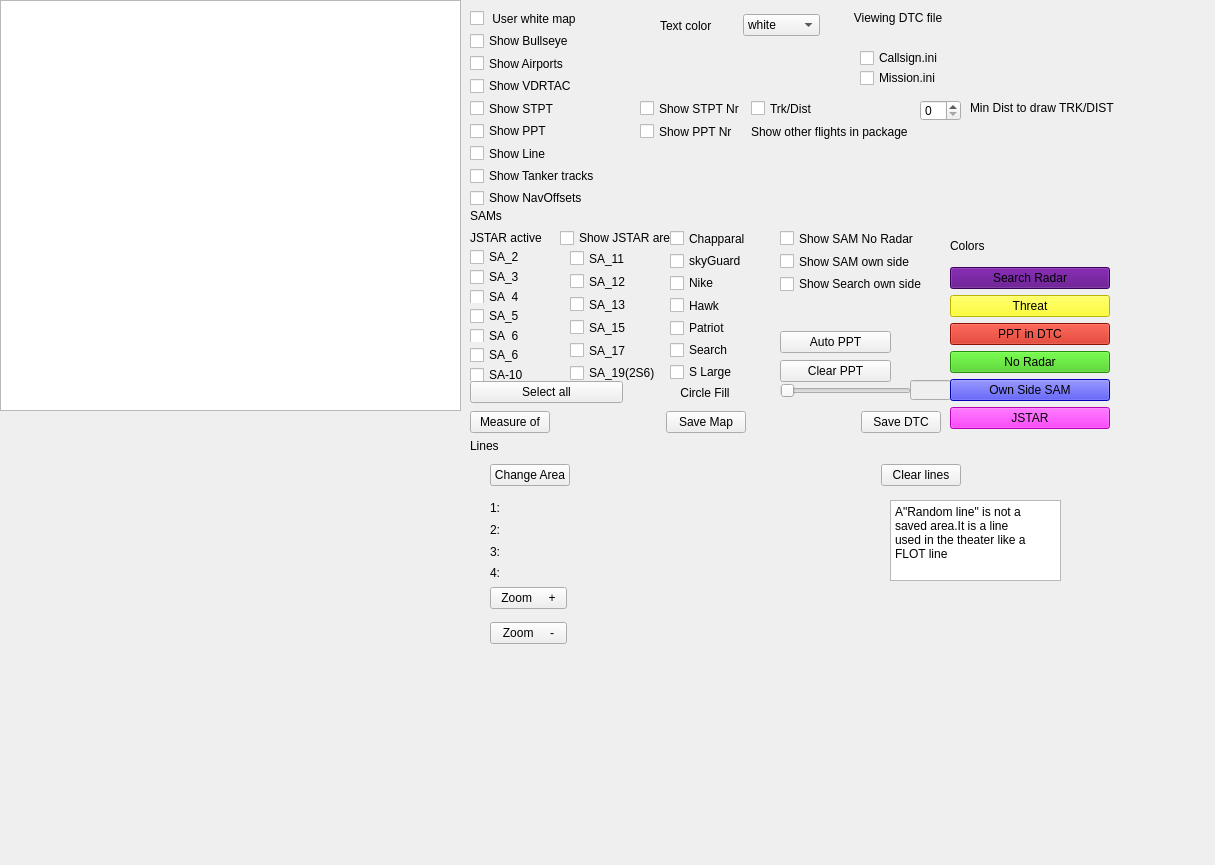
<?xml version="1.0" encoding="UTF-8"?>
<ui version="4.0">
 <class>CMP_Map</class>
 <widget class="QWidget" name="CMP_Map">
  <property name="geometry">
   <rect>
    <x>0</x>
    <y>0</y>
    <width>1215</width>
    <height>865</height>
   </rect>
  </property>
  <property name="windowTitle">
   <string>Form</string>
  </property>
  <widget class="QCheckBox" name="checkBox_5">
   <property name="geometry">
    <rect>
     <x>860</x>
     <y>70</y>
     <width>91</width>
     <height>16</height>
    </rect>
   </property>
   <property name="text">
    <string>Mission.ini</string>
   </property>
  </widget>
  <widget class="QWidget" name="verticalLayoutWidget_9">
   <property name="geometry">
    <rect>
     <x>490</x>
     <y>580</y>
     <width>77</width>
     <height>71</height>
    </rect>
   </property>
   <layout class="QVBoxLayout" name="verticalLayout_11">
    <item>
     <widget class="QPushButton" name="pushButton_17">
      <property name="text">
       <string>Zoom     +</string>
      </property>
     </widget>
    </item>
    <item>
     <widget class="QPushButton" name="pushButton_18">
      <property name="text">
       <string>Zoom     -</string>
      </property>
     </widget>
    </item>
   </layout>
  </widget>
  <widget class="QWidget" name="horizontalLayoutWidget_3">
   <property name="geometry">
    <rect>
     <x>470</x>
     <y>410</y>
     <width>471</width>
     <height>35</height>
    </rect>
   </property>
   <layout class="QHBoxLayout" name="horizontalLayout_5">
    <property name="leftMargin">
     <number>0</number>
    </property>
    <property name="rightMargin">
     <number>0</number>
    </property>
    <property name="bottomMargin">
     <number>11</number>
    </property>
    <item>
     <widget class="QPushButton" name="pushButton_19">
      <property name="text">
       <string>Measure of</string>
      </property>
     </widget>
    </item>
    <item>
     <spacer name="horizontalSpacer_4">
      <property name="orientation">
       <enum>Qt::Horizontal</enum>
      </property>
      <property name="sizeHint" stdset="0">
       <size>
        <width>40</width>
        <height>20</height>
       </size>
      </property>
     </spacer>
    </item>
    <item>
     <widget class="QPushButton" name="pushButton_20">
      <property name="text">
       <string>Save Map</string>
      </property>
     </widget>
    </item>
    <item>
     <spacer name="horizontalSpacer_5">
      <property name="orientation">
       <enum>Qt::Horizontal</enum>
      </property>
      <property name="sizeHint" stdset="0">
       <size>
        <width>40</width>
        <height>20</height>
       </size>
      </property>
     </spacer>
    </item>
    <item>
     <widget class="QPushButton" name="pushButton_21">
      <property name="text">
       <string>Save DTC</string>
      </property>
     </widget>
    </item>
   </layout>
  </widget>
  <widget class="QWidget" name="verticalLayoutWidget_6">
   <property name="geometry">
    <rect>
     <x>780</x>
     <y>330</y>
     <width>111</width>
     <height>54</height>
    </rect>
   </property>
   <layout class="QVBoxLayout" name="verticalLayout_12">
    <item>
     <widget class="QPushButton" name="pushButton_22">
      <property name="text">
       <string>Auto PPT</string>
      </property>
     </widget>
    </item>
    <item>
     <widget class="QPushButton" name="pushButton_23">
      <property name="text">
       <string>Clear PPT</string>
      </property>
     </widget>
    </item>
   </layout>
  </widget>
  <widget class="QLabel" name="label_6">
   <property name="geometry">
    <rect>
     <x>470</x>
     <y>230</y>
     <width>81</width>
     <height>16</height>
    </rect>
   </property>
   <property name="text">
    <string>JSTAR active</string>
   </property>
  </widget>
  <widget class="QTextEdit" name="textEdit_3">
   <property name="geometry">
    <rect>
     <x>890</x>
     <y>500</y>
     <width>171</width>
     <height>81</height>
    </rect>
   </property>
   <property name="html">
    <string>&lt;!DOCTYPE HTML PUBLIC &quot;-//W3C//DTD HTML 4.0//EN&quot; &quot;http://www.w3.org/TR/REC-html40/strict.dtd&quot;&gt;
&lt;html&gt;&lt;head&gt;&lt;meta name=&quot;qrichtext&quot; content=&quot;1&quot; /&gt;&lt;style type=&quot;text/css&quot;&gt;
p, li { white-space: pre-wrap; }
&lt;/style&gt;&lt;/head&gt;&lt;body style=&quot; font-family:'SimSun'; font-size:9pt; font-weight:400; font-style:normal;&quot;&gt;
&lt;p style=&quot; margin-top:0px; margin-bottom:0px; margin-left:0px; margin-right:0px; -qt-block-indent:0; text-indent:0px;&quot;&gt;A&amp;quot;Random line&amp;quot; is not a&lt;/p&gt;
&lt;p style=&quot; margin-top:0px; margin-bottom:0px; margin-left:0px; margin-right:0px; -qt-block-indent:0; text-indent:0px;&quot;&gt;saved area.It is a line&lt;/p&gt;
&lt;p style=&quot; margin-top:0px; margin-bottom:0px; margin-left:0px; margin-right:0px; -qt-block-indent:0; text-indent:0px;&quot;&gt;used in the theater like a&lt;/p&gt;
&lt;p style=&quot; margin-top:0px; margin-bottom:0px; margin-left:0px; margin-right:0px; -qt-block-indent:0; text-indent:0px;&quot;&gt;FLOT line&lt;/p&gt;&lt;/body&gt;&lt;/html&gt;</string>
   </property>
  </widget>
  <widget class="QLabel" name="label_2">
   <property name="geometry">
    <rect>
     <x>850</x>
     <y>10</y>
     <width>96</width>
     <height>16</height>
    </rect>
   </property>
   <property name="styleSheet">
    <string notr="true">font: 75 14pt &quot;Agency FB&quot;;</string>
   </property>
   <property name="text">
    <string>Viewing DTC file</string>
   </property>
   <property name="alignment">
    <set>Qt::AlignCenter</set>
   </property>
  </widget>
  <widget class="QCheckBox" name="checkBox_6">
   <property name="geometry">
    <rect>
     <x>860</x>
     <y>50</y>
     <width>101</width>
     <height>16</height>
    </rect>
   </property>
   <property name="text">
    <string>Callsign.ini</string>
   </property>
  </widget>
  <widget class="QWidget" name="verticalLayoutWidget">
   <property name="geometry">
    <rect>
     <x>470</x>
     <y>10</y>
     <width>161</width>
     <height>84</height>
    </rect>
   </property>
   <layout class="QVBoxLayout" name="verticalLayout_13">
    <item>
     <widget class="QCheckBox" name="checkBox_27">
      <property name="text">
       <string> User white map</string>
      </property>
     </widget>
    </item>
    <item>
     <widget class="QCheckBox" name="checkBox_39">
      <property name="text">
       <string>Show Bullseye</string>
      </property>
     </widget>
    </item>
    <item>
     <widget class="QCheckBox" name="checkBox_40">
      <property name="text">
       <string>Show Airports</string>
      </property>
     </widget>
    </item>
    <item>
     <widget class="QCheckBox" name="checkBox_41">
      <property name="text">
       <string>Show VDRTAC</string>
      </property>
     </widget>
    </item>
   </layout>
  </widget>
  <widget class="QWidget" name="horizontalLayoutWidget_2">
   <property name="geometry">
    <rect>
     <x>640</x>
     <y>100</y>
     <width>277</width>
     <height>40</height>
    </rect>
   </property>
   <layout class="QGridLayout" name="gridLayout_2">
    <item row="0" column="0">
     <widget class="QCheckBox" name="checkBox_42">
      <property name="text">
       <string>Show STPT Nr</string>
      </property>
     </widget>
    </item>
    <item row="0" column="1">
     <widget class="QCheckBox" name="checkBox_43">
      <property name="text">
       <string>Trk/Dist</string>
      </property>
     </widget>
    </item>
    <item row="1" column="0">
     <widget class="QCheckBox" name="checkBox_44">
      <property name="text">
       <string>Show PPT Nr</string>
      </property>
     </widget>
    </item>
    <item row="1" column="1" colspan="2">
     <widget class="QLabel" name="label_4">
      <property name="text">
       <string>Show other flights in package</string>
      </property>
     </widget>
    </item>
   </layout>
  </widget>
  <widget class="QWidget" name="layoutWidget">
   <property name="geometry">
    <rect>
     <x>470</x>
     <y>380</y>
     <width>311</width>
     <height>25</height>
    </rect>
   </property>
   <layout class="QHBoxLayout" name="horizontalLayout_6">
    <item>
     <widget class="QPushButton" name="pushButton_24">
      <property name="text">
       <string>Select all</string>
      </property>
     </widget>
    </item>
    <item>
     <widget class="QLabel" name="label_9">
      <property name="text">
       <string>Circle Fill</string>
      </property>
      <property name="alignment">
       <set>Qt::AlignCenter</set>
      </property>
     </widget>
    </item>
   </layout>
  </widget>
  <widget class="QTextEdit" name="textEdit">
   <property name="geometry">
    <rect>
     <x>0</x>
     <y>0</y>
     <width>461</width>
     <height>411</height>
    </rect>
   </property>
   <property name="styleSheet">
    <string notr="true">background:url(:/img/map.jpg)</string>
   </property>
   <property name="textInteractionFlags">
    <set>Qt::TextSelectableByKeyboard|Qt::TextSelectableByMouse</set>
   </property>
  </widget>
  <widget class="QWidget" name="verticalLayoutWidget_8">
   <property name="geometry">
    <rect>
     <x>490</x>
     <y>500</y>
     <width>160</width>
     <height>81</height>
    </rect>
   </property>
   <layout class="QVBoxLayout" name="verticalLayout_14">
    <item>
     <widget class="QLabel" name="label_14">
      <property name="text">
       <string>1:</string>
      </property>
     </widget>
    </item>
    <item>
     <widget class="QLabel" name="label_15">
      <property name="text">
       <string>2:</string>
      </property>
     </widget>
    </item>
    <item>
     <widget class="QLabel" name="label_16">
      <property name="text">
       <string>3:</string>
      </property>
     </widget>
    </item>
    <item>
     <widget class="QLabel" name="label_17">
      <property name="text">
       <string>4:</string>
      </property>
     </widget>
    </item>
   </layout>
  </widget>
  <widget class="QWidget" name="verticalLayoutWidget_3">
   <property name="geometry">
    <rect>
     <x>470</x>
     <y>250</y>
     <width>101</width>
     <height>131</height>
    </rect>
   </property>
   <layout class="QVBoxLayout" name="verticalLayout_15">
    <item>
     <widget class="QCheckBox" name="checkBox_45">
      <property name="text">
       <string>SA_2</string>
      </property>
     </widget>
    </item>
    <item>
     <widget class="QCheckBox" name="checkBox_46">
      <property name="text">
       <string>SA_3</string>
      </property>
     </widget>
    </item>
    <item>
     <widget class="QCheckBox" name="checkBox_47">
      <property name="text">
       <string>SA_4</string>
      </property>
     </widget>
    </item>
    <item>
     <widget class="QCheckBox" name="checkBox_48">
      <property name="text">
       <string>SA_5</string>
      </property>
     </widget>
    </item>
    <item>
     <widget class="QCheckBox" name="checkBox_49">
      <property name="text">
       <string>SA_6</string>
      </property>
     </widget>
    </item>
    <item>
     <widget class="QCheckBox" name="checkBox_50">
      <property name="text">
       <string>SA_6</string>
      </property>
     </widget>
    </item>
    <item>
     <widget class="QCheckBox" name="checkBox_51">
      <property name="text">
       <string>SA-10</string>
      </property>
     </widget>
    </item>
   </layout>
  </widget>
  <widget class="QCheckBox" name="checkBox_52">
   <property name="geometry">
    <rect>
     <x>560</x>
     <y>230</y>
     <width>121</width>
     <height>16</height>
    </rect>
   </property>
   <property name="text">
    <string>Show JSTAR area</string>
   </property>
  </widget>
  <widget class="QLabel" name="label_5">
   <property name="geometry">
    <rect>
     <x>470</x>
     <y>210</y>
     <width>54</width>
     <height>12</height>
    </rect>
   </property>
   <property name="text">
    <string>SAMs</string>
   </property>
  </widget>
  <widget class="QWidget" name="verticalLayoutWidget_4">
   <property name="geometry">
    <rect>
     <x>570</x>
     <y>250</y>
     <width>101</width>
     <height>131</height>
    </rect>
   </property>
   <layout class="QVBoxLayout" name="verticalLayout_16">
    <item>
     <widget class="QCheckBox" name="checkBox_53">
      <property name="text">
       <string>SA_11</string>
      </property>
     </widget>
    </item>
    <item>
     <widget class="QCheckBox" name="checkBox_54">
      <property name="text">
       <string>SA_12</string>
      </property>
     </widget>
    </item>
    <item>
     <widget class="QCheckBox" name="checkBox_55">
      <property name="text">
       <string>SA_13</string>
      </property>
     </widget>
    </item>
    <item>
     <widget class="QCheckBox" name="checkBox_56">
      <property name="text">
       <string>SA_15</string>
      </property>
     </widget>
    </item>
    <item>
     <widget class="QCheckBox" name="checkBox_57">
      <property name="text">
       <string>SA_17</string>
      </property>
     </widget>
    </item>
    <item>
     <widget class="QCheckBox" name="checkBox_58">
      <property name="text">
       <string>SA_19(2S6)</string>
      </property>
     </widget>
    </item>
   </layout>
  </widget>
  <widget class="QWidget" name="horizontalLayoutWidget_4">
   <property name="geometry">
    <rect>
     <x>490</x>
     <y>460</y>
     <width>471</width>
     <height>41</height>
    </rect>
   </property>
   <layout class="QHBoxLayout" name="horizontalLayout_7">
    <property name="leftMargin">
     <number>0</number>
    </property>
    <property name="rightMargin">
     <number>0</number>
    </property>
    <property name="bottomMargin">
     <number>11</number>
    </property>
    <item>
     <widget class="QPushButton" name="pushButton_25">
      <property name="text">
       <string>Change Area</string>
      </property>
     </widget>
    </item>
    <item>
     <spacer name="horizontalSpacer_6">
      <property name="orientation">
       <enum>Qt::Horizontal</enum>
      </property>
      <property name="sizeHint" stdset="0">
       <size>
        <width>40</width>
        <height>20</height>
       </size>
      </property>
     </spacer>
    </item>
    <item>
     <widget class="QPushButton" name="pushButton_26">
      <property name="text">
       <string>Clear lines</string>
      </property>
     </widget>
    </item>
   </layout>
  </widget>
  <widget class="QWidget" name="verticalLayoutWidget_5">
   <property name="geometry">
    <rect>
     <x>780</x>
     <y>230</y>
     <width>160</width>
     <height>62</height>
    </rect>
   </property>
   <layout class="QVBoxLayout" name="verticalLayout_17">
    <item>
     <widget class="QCheckBox" name="checkBox_59">
      <property name="text">
       <string>Show SAM No Radar</string>
      </property>
     </widget>
    </item>
    <item>
     <widget class="QCheckBox" name="checkBox_60">
      <property name="text">
       <string>Show SAM own side</string>
      </property>
     </widget>
    </item>
    <item>
     <widget class="QCheckBox" name="checkBox_61">
      <property name="text">
       <string>Show Search own side</string>
      </property>
     </widget>
    </item>
   </layout>
  </widget>
  <widget class="QLineEdit" name="lineEdit_3">
   <property name="enabled">
    <bool>false</bool>
   </property>
   <property name="geometry">
    <rect>
     <x>910</x>
     <y>380</y>
     <width>41</width>
     <height>20</height>
    </rect>
   </property>
   <property name="sizePolicy">
    <sizepolicy hsizetype="Minimum" vsizetype="Fixed">
     <horstretch>0</horstretch>
     <verstretch>0</verstretch>
    </sizepolicy>
   </property>
  </widget>
  <widget class="QWidget" name="verticalLayoutWidget_2">
   <property name="geometry">
    <rect>
     <x>470</x>
     <y>100</y>
     <width>161</width>
     <height>106</height>
    </rect>
   </property>
   <layout class="QVBoxLayout" name="verticalLayout_18">
    <item>
     <widget class="QCheckBox" name="checkBox_62">
      <property name="text">
       <string>Show STPT</string>
      </property>
     </widget>
    </item>
    <item>
     <widget class="QCheckBox" name="checkBox_63">
      <property name="text">
       <string>Show PPT</string>
      </property>
     </widget>
    </item>
    <item>
     <widget class="QCheckBox" name="checkBox_64">
      <property name="text">
       <string>Show Line</string>
      </property>
     </widget>
    </item>
    <item>
     <widget class="QCheckBox" name="checkBox_65">
      <property name="text">
       <string>Show Tanker tracks</string>
      </property>
     </widget>
    </item>
    <item>
     <widget class="QCheckBox" name="checkBox_66">
      <property name="text">
       <string>Show NavOffsets</string>
      </property>
     </widget>
    </item>
   </layout>
  </widget>
  <widget class="QWidget" name="verticalLayoutWidget_7">
   <property name="geometry">
    <rect>
     <x>950</x>
     <y>230</y>
     <width>160</width>
     <height>199</height>
    </rect>
   </property>
   <layout class="QVBoxLayout" name="verticalLayout_19">
    <item>
     <widget class="QLabel" name="label_18">
      <property name="styleSheet">
       <string notr="true">font: 16pt &quot;Niagara Engraved&quot;;</string>
      </property>
      <property name="text">
       <string>Colors</string>
      </property>
     </widget>
    </item>
    <item>
     <widget class="QPushButton" name="pushButton_27">
      <property name="styleSheet">
       <string notr="true">background-color:rgb(85, 0, 127);
</string>
      </property>
      <property name="text">
       <string>Search Radar</string>
      </property>
     </widget>
    </item>
    <item>
     <widget class="QPushButton" name="pushButton_28">
      <property name="styleSheet">
       <string notr="true">background:rgb(255, 255, 0)</string>
      </property>
      <property name="text">
       <string>Threat</string>
      </property>
     </widget>
    </item>
    <item>
     <widget class="QPushButton" name="pushButton_29">
      <property name="styleSheet">
       <string notr="true">background:rgb(200, 24, 8)</string>
      </property>
      <property name="text">
       <string>PPT in DTC</string>
      </property>
     </widget>
    </item>
    <item>
     <widget class="QPushButton" name="pushButton_30">
      <property name="styleSheet">
       <string notr="true">background:rgb(53, 200, 12)</string>
      </property>
      <property name="text">
       <string>No Radar</string>
      </property>
     </widget>
    </item>
    <item>
     <widget class="QPushButton" name="pushButton_31">
      <property name="styleSheet">
       <string notr="true">background:rgb(0, 0, 255)</string>
      </property>
      <property name="text">
       <string>Own Side SAM</string>
      </property>
     </widget>
    </item>
    <item>
     <widget class="QPushButton" name="pushButton_32">
      <property name="styleSheet">
       <string notr="true">background:rgb(255, 0, 255)</string>
      </property>
      <property name="text">
       <string>JSTAR</string>
      </property>
     </widget>
    </item>
   </layout>
  </widget>
  <widget class="QSpinBox" name="spinBox">
   <property name="geometry">
    <rect>
     <x>920</x>
     <y>100</y>
     <width>41</width>
     <height>21</height>
    </rect>
   </property>
  </widget>
  <widget class="QSlider" name="horizontalSlider">
   <property name="geometry">
    <rect>
     <x>780</x>
     <y>380</y>
     <width>131</width>
     <height>22</height>
    </rect>
   </property>
   <property name="orientation">
    <enum>Qt::Horizontal</enum>
   </property>
  </widget>
  <widget class="QLabel" name="label_19">
   <property name="geometry">
    <rect>
     <x>970</x>
     <y>100</y>
     <width>161</width>
     <height>16</height>
    </rect>
   </property>
   <property name="text">
    <string>Min Dist to draw TRK/DIST</string>
   </property>
  </widget>
  <widget class="QWidget" name="verticalLayoutWidget_10">
   <property name="geometry">
    <rect>
     <x>670</x>
     <y>230</y>
     <width>111</width>
     <height>150</height>
    </rect>
   </property>
   <layout class="QVBoxLayout" name="verticalLayout_20">
    <item>
     <widget class="QCheckBox" name="checkBox_67">
      <property name="text">
       <string>Chapparal</string>
      </property>
     </widget>
    </item>
    <item>
     <widget class="QCheckBox" name="checkBox_68">
      <property name="text">
       <string>skyGuard</string>
      </property>
     </widget>
    </item>
    <item>
     <widget class="QCheckBox" name="checkBox_69">
      <property name="text">
       <string>Nike</string>
      </property>
     </widget>
    </item>
    <item>
     <widget class="QCheckBox" name="checkBox_70">
      <property name="text">
       <string>Hawk</string>
      </property>
     </widget>
    </item>
    <item>
     <widget class="QCheckBox" name="checkBox_71">
      <property name="text">
       <string>Patriot</string>
      </property>
     </widget>
    </item>
    <item>
     <widget class="QCheckBox" name="checkBox_72">
      <property name="text">
       <string>Search</string>
      </property>
     </widget>
    </item>
    <item>
     <widget class="QCheckBox" name="checkBox_73">
      <property name="text">
       <string>S Large</string>
      </property>
     </widget>
    </item>
   </layout>
  </widget>
  <widget class="QLabel" name="label_20">
   <property name="geometry">
    <rect>
     <x>470</x>
     <y>440</y>
     <width>54</width>
     <height>12</height>
    </rect>
   </property>
   <property name="text">
    <string>Lines</string>
   </property>
  </widget>
  <widget class="QWidget" name="horizontalLayoutWidget">
   <property name="geometry">
    <rect>
     <x>660</x>
     <y>10</y>
     <width>160</width>
     <height>31</height>
    </rect>
   </property>
   <layout class="QHBoxLayout" name="horizontalLayout_8">
    <item>
     <widget class="QLabel" name="label_21">
      <property name="text">
       <string>Text color</string>
      </property>
     </widget>
    </item>
    <item>
     <widget class="QComboBox" name="comboBox_2">
      <item>
       <property name="text">
        <string>white</string>
       </property>
      </item>
     </widget>
    </item>
   </layout>
  </widget>
 </widget>
 <resources/>
 <connections/>
</ui>
